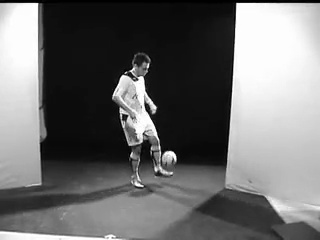
//> input picture arquivoTeste/testeImg2.jpeg, 320 x 240 px
$ ./testeGrad   (built with g++ and OpenCV 4)
//> lines starting //> are read from the running program, lines starting //| are printed output that depends on the picture; after the words box and inside, x2 and y2 are one past the last pixel; in counts of white or black regions, pixels touching at a corner belong together
// Arquivo de teste para gradiente

#include "cv.h"
#include "highgui.h"
#include<stdio.h>
#include<math.h>
#include<time.h>

using namespace std;
using namespace cv;

double pi = acos(-1.0);


void desenhaGrad(Mat &img,Mat &Ix,Mat &Iy,Point p1){

	double scale=100;
	double x2 = p1.x + Ix.at<double>(p1.y,p1.x) * scale;
	double y2 = p1.y + Iy.at<double>(p1.y,p1.x) * scale;

	printf("%lf %lf\n",x2,y2);

	Point p2(x2,y2);

	line(img,p1,p2,Scalar(255,0,0));
	circle(img,p2,1,Scalar(0,255,0));
}

int main(){
	int cannyt = 100;
	Mat img = imread("testeImg2.jpeg",1),gray,Ix,Iy,edges;
//> img is the input picture: 240 rows x 320 cols, CV_8UC3; min 0, max 255, mean 109.8
//	img = img(Range(160,200),Range(130,170));
	cvtColor(img,gray,CV_BGR2GRAY);
	Canny(gray,edges,cannyt,cannyt,3,true);
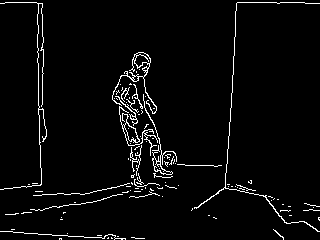
//> edges: 240 rows x 320 cols, CV_8UC1; 3.7% white in thin lines or dots

	GaussianBlur(gray, gray, Size(5,5), 1.5, 1.5);
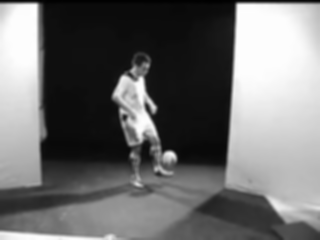
//> gray: 240 rows x 320 cols, CV_8UC1; min 0, max 254, mean 109.8
	printf("%d %d\n",img.rows,img.cols);
//| 240 320

	Sobel(gray,Ix,DataType<double>::depth,1,0,3,((double)1)/(8*255)); // [-0.5 - 0.5]
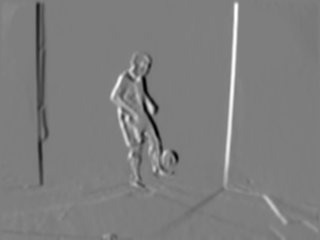
//> Ix: 240 rows x 320 cols, CV_64FC1; min -0.235, max 0.24, mean 0.000124; drawn with min black and max white
	Sobel(gray,Iy,DataType<double>::depth,0,1,3,((double)1)/(8*255)); // [-0.5 - 0.5]
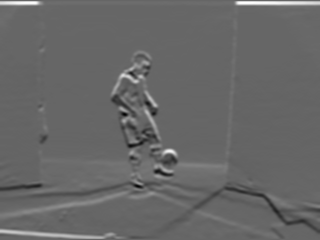
//> Iy: 240 rows x 320 cols, CV_64FC1; min -0.173, max 0.257, mean 0.00219; drawn with min black and max white


	srand(time(NULL));


	int i,j;

	for(i=0;i<edges.rows;i++){
		for(j=0;j<edges.cols;j++){
			if(edges.at<uchar>(i,j) > 0 && rand()%10 < 1){
				desenhaGrad(img,Ix,Iy,Point(j,i));
			}
		}
	}
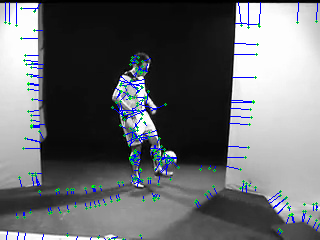
//> img: 240 rows x 320 cols, CV_8UC3; 3.65% of pixels changed, all inside (x1, y1, x2, y2) = (4, 2, 320, 240)
	imshow("",edges);
	imshow("img",img);
	imwrite("gradientes.jpeg",img);
	waitKey();


}

$ run again, with arquivoTeste/testeImg11.jpeg copied over arquivoTeste/testeImg2.jpeg
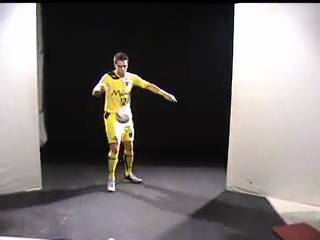
//> input picture arquivoTeste/testeImg11.jpeg, 320 x 240 px
//> img is the input picture: 240 rows x 320 cols, CV_8UC3; mean B, G, R 107.3, 108.8, 113.4
//> `Canny(gray,edges,cannyt,cannyt,3,true);`:
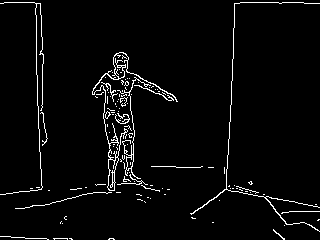
//> edges: 240 rows x 320 cols, CV_8UC1; 3.5% white in thin lines or dots
//| 240 320
//> after the loop `for(i=0;i<edges.rows;i++)`:
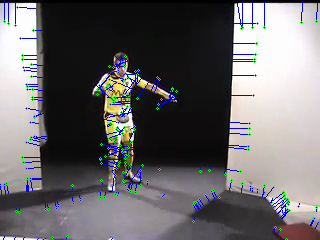
//> img: 240 rows x 320 cols, CV_8UC3; 3.83% of pixels changed, all inside (x1, y1, x2, y2) = (0, 2, 320, 240)
